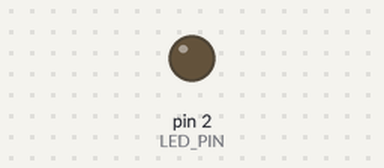
Recording of a sketch running on a simulated Arduino Uno, built with avr-gcc and run on an emulated ATmega328P. Shown: output pins drawn as LEDs (lit = HIGH).

Above: at 1.0 s.
At 5.4 s:
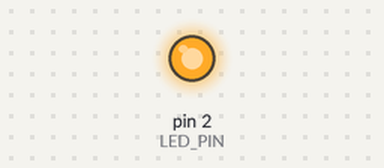
Timing chart, 0 to 9.2 s (numbered marks = the images above):
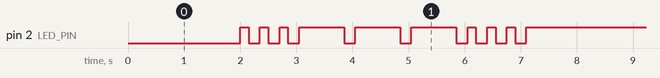

The sketch:

SOS.ino
```cpp
const int LED_PIN = 2;

// 时间参数(ms)，拉大差值，视觉区分明显
const unsigned long SHORT_ON  = 150;   // 短闪点亮时间
const unsigned long LONG_ON   = 800;   // 长闪点亮时间
const unsigned long GAP       = 200;   // 单个闪烁之间间隔
const unsigned long SOS_PAUSE = 2000;   // 一组SOS结束后长停顿

// 运行状态
unsigned long currentTime;
unsigned long previousTime = 0;
int state = 0;  // 0:空闲 1:三短闪 2:三长闪 3:末尾三短闪
int blinkCnt = 0;
bool ledStatus = false;

void setup() {
  pinMode(LED_PIN, OUTPUT);
  digitalWrite(LED_PIN, LOW);
}

void loop() {
  currentTime = millis();

  switch (state) {
    case 0:
      // 空闲等待，延时结束开始新一轮SOS
      if (currentTime - previousTime >= SOS_PAUSE) {
        state = 1;
        blinkCnt = 0;
        ledStatus = true;
        digitalWrite(LED_PIN, HIGH);
        previousTime = currentTime;
      }
      break;

    // 第一组：3次短闪
    case 1:
      if (ledStatus) {
        // 点亮时长结束，熄灭
        if (currentTime - previousTime >= SHORT_ON) {
          ledStatus = false;
          digitalWrite(LED_PIN, LOW);
          previousTime = currentTime;
        }
      } else {
        // 间隔结束，准备下一次闪烁
        if (currentTime - previousTime >= GAP) {
          blinkCnt++;
          if (blinkCnt >= 3) {
            // 3次短闪完成，进入长闪阶段
            state = 2;
            blinkCnt = 0;
          }
          ledStatus = true;
          digitalWrite(LED_PIN, HIGH);
          previousTime = currentTime;
        }
      }
      break;

    // 第二组：3次长闪
    case 2:
      if (ledStatus) {
        if (currentTime - previousTime >= LONG_ON) {
          ledStatus = false;
          digitalWrite(LED_PIN, LOW);
          previousTime = currentTime;
        }
      } else {
        if (currentTime - previousTime >= GAP) {
          blinkCnt++;
          if (blinkCnt >= 3) {
            // 3次长闪完成，进入最后一组短闪
            state = 3;
            blinkCnt = 0;
          }
          ledStatus = true;
          digitalWrite(LED_PIN, HIGH);
          previousTime = currentTime;
        }
      }
      break;

    // 第三组：末尾3次短闪
    case 3:
      if (ledStatus) {
        if (currentTime - previousTime >= SHORT_ON) {
          ledStatus = false;
          digitalWrite(LED_PIN, LOW);
          previousTime = currentTime;
        }
      } else {
        if (currentTime - previousTime >= GAP) {
          blinkCnt++;
          if (blinkCnt >= 3) {
            // 整组SOS完成，回到空闲状态
            state = 0;
          }
          ledStatus = true;
          digitalWrite(LED_PIN, HIGH);
          previousTime = currentTime;
        }
      }
      break;
  }
}
```

Measured:
- by itself, pin 2 (LED_PIN): repeats every 7.1 s: 2 × (LOW 0.20 s, HIGH 0.15 s), 3 × (LOW 0.20 s, HIGH 0.80 s), 3 × (LOW 0.20 s, HIGH 0.15 s), LOW 0.20 s, HIGH 2.2 s
